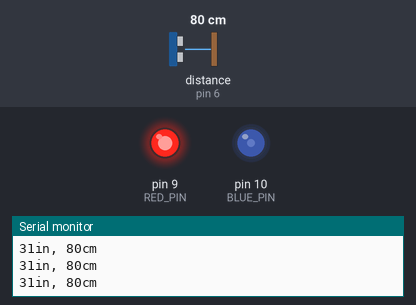
This sketch was run on a simulated Arduino Uno, built with avr-gcc and run on an emulated ATmega328P. Shown: output pins drawn as LEDs (lit = HIGH), the last lines printed to the serial monitor. Wiring (inferred from the names in the program): ultrasonic range finder: trigger pin 7; echo pin 6. Dashed ring = blinking. The inputs (shaded band) are chosen by the test bench; at power-on: distance to the obstacle (sensor on pin 6) 80 cm. The echo pulse lasts 58.3 µs per cm; pins used as bus, display or sensor lines are not drawn.

Above: at 1.2 s.
1.3 s: distance to the obstacle (sensor on pin 6) set to 2 cm
At 1.62 s:
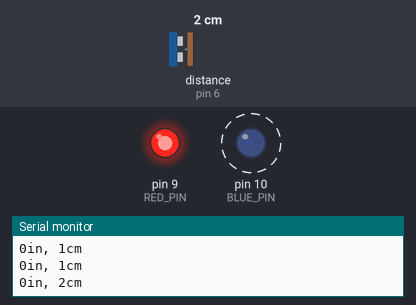
4.3 s: distance to the obstacle (sensor on pin 6) set to 250 cm
5.9 s: distance to the obstacle (sensor on pin 6) set to 299 cm
At 7.4 s:
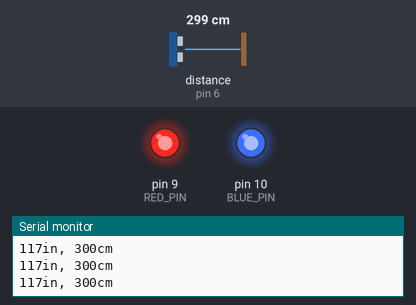
Timing chart, 0 to 8.9 s (numbered marks = the images above; inputs shaded):
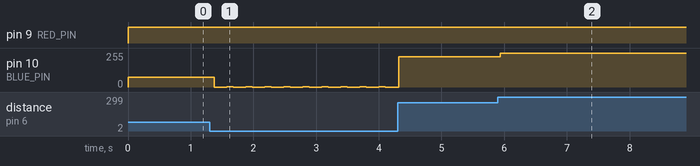

Measured:
- after the input at 1.3 s, pin 10 (BLUE_PIN): alternates 1/255 for 0.10 s and 0/255 for 0.20 s, starting after 0.07 s
- after the input at 5.9 s, pin 10 (BLUE_PIN): 227/255 → 255/255 at once

The sketch:

RedBlue.ino
```cpp
//Created by Johnathan Machler
//Date 1.10.19

const int pingPin = 7; // Trigger Pin of Ultrasonic Sensor
const int echoPin = 6; // Echo Pin of Ultrasonic Sensor

const int RED_PIN = 9;
const int BLUE_PIN = 10;

void setup() {
   Serial.begin(9600); // Starting Serial Terminal
   pinMode(RED_PIN, OUTPUT);
   pinMode(BLUE_PIN, OUTPUT);
}

void loop() {
   long duration, inches, cm;
   pinMode(pingPin, OUTPUT);
   digitalWrite(pingPin, LOW);
   delayMicroseconds(2);
   digitalWrite(pingPin, HIGH);
   delayMicroseconds(10);
   digitalWrite(pingPin, LOW);
   pinMode(echoPin, INPUT);
   duration = pulseIn(echoPin, HIGH);
   inches = microsecondsToInches(duration);
   cm = microsecondsToCentimeters(duration);
   Serial.print(inches);
   Serial.print("in, ");
   Serial.print(cm);
   Serial.print("cm");
   Serial.println();


  long color = map (cm,0,280,0,255);
  setColor(255,color);

   delay(100);
}

long microsecondsToInches(long microseconds) {
   return microseconds / 74 / 2;
}

long microsecondsToCentimeters(long microseconds) {
   return microseconds / 29 / 2;
}

// function to convert 5cm to color blue  200cm color
// map(x, a,b,  c,d)  [5,400] to [0,255]


void setColor(int redValue, int blueValue) {
  analogWrite(RED_PIN, redValue);
  analogWrite(BLUE_PIN, blueValue);
}
```
